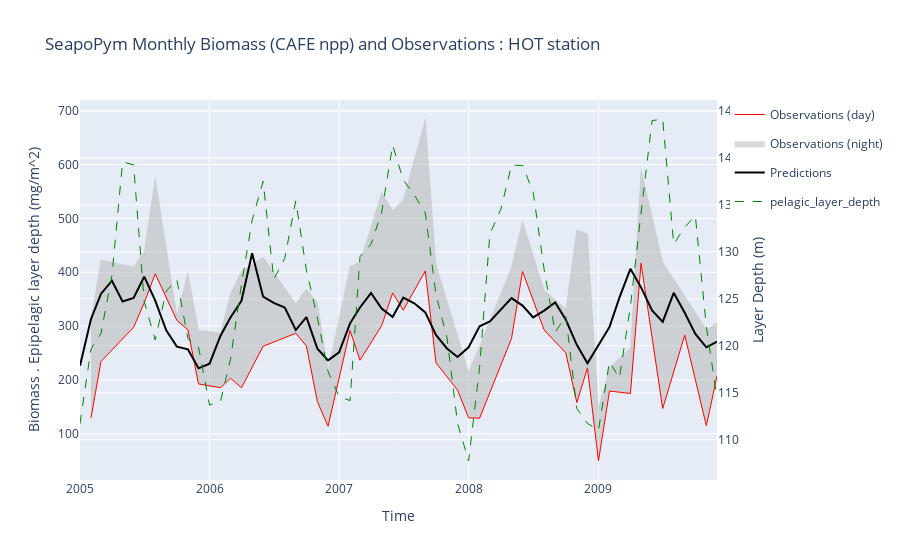

The notebook cell this image was saved under:
### Code cell
fig = go.Figure(
    layout={
        "title": "SeapoPym Monthly Biomass (CAFE npp) and Observations : HOT station",
        "xaxis": {"title": "Time"},
        "yaxis": {"title": "Biomass . Epipelagic layer depth (mg/m^2)"},
    }
)


fig.add_trace(
    go.Scatter(
        x=monthly_obs_day.index,
        y=monthly_obs_day,
        fill=None,
        mode="lines",
        line={"color": "red", "width": 1},
        name="Observations (day)",
    )
)

fig.add_trace(
    go.Scatter(
        x=monthly_obs_night.index,
        y=monthly_obs_night,
        fill="tonexty",
        mode="lines",
        line={"color": "rgba(180, 180, 180, 0.2)", "width": 1},
        name="Observations (night)",
    )
)
fig.add_trace(
    go.Scatter(
        x=monthly_pred.index,
        y=monthly_pred,
        fill=None,
        mode="lines",
        line={"color": "black"},
        name="Predictions",
    )
)
fig.add_trace(px.line(monthly_layer).data[0])
fig.update_traces(
    yaxis="y2",
    selector={"name": "pelagic_layer_depth"},
    line={"color": "green", "width": 1, "dash": "dash"},
)
fig.update_layout(yaxis2={"title": "Layer Depth (m)", "overlaying": "y", "side": "right"})

fig.show()
